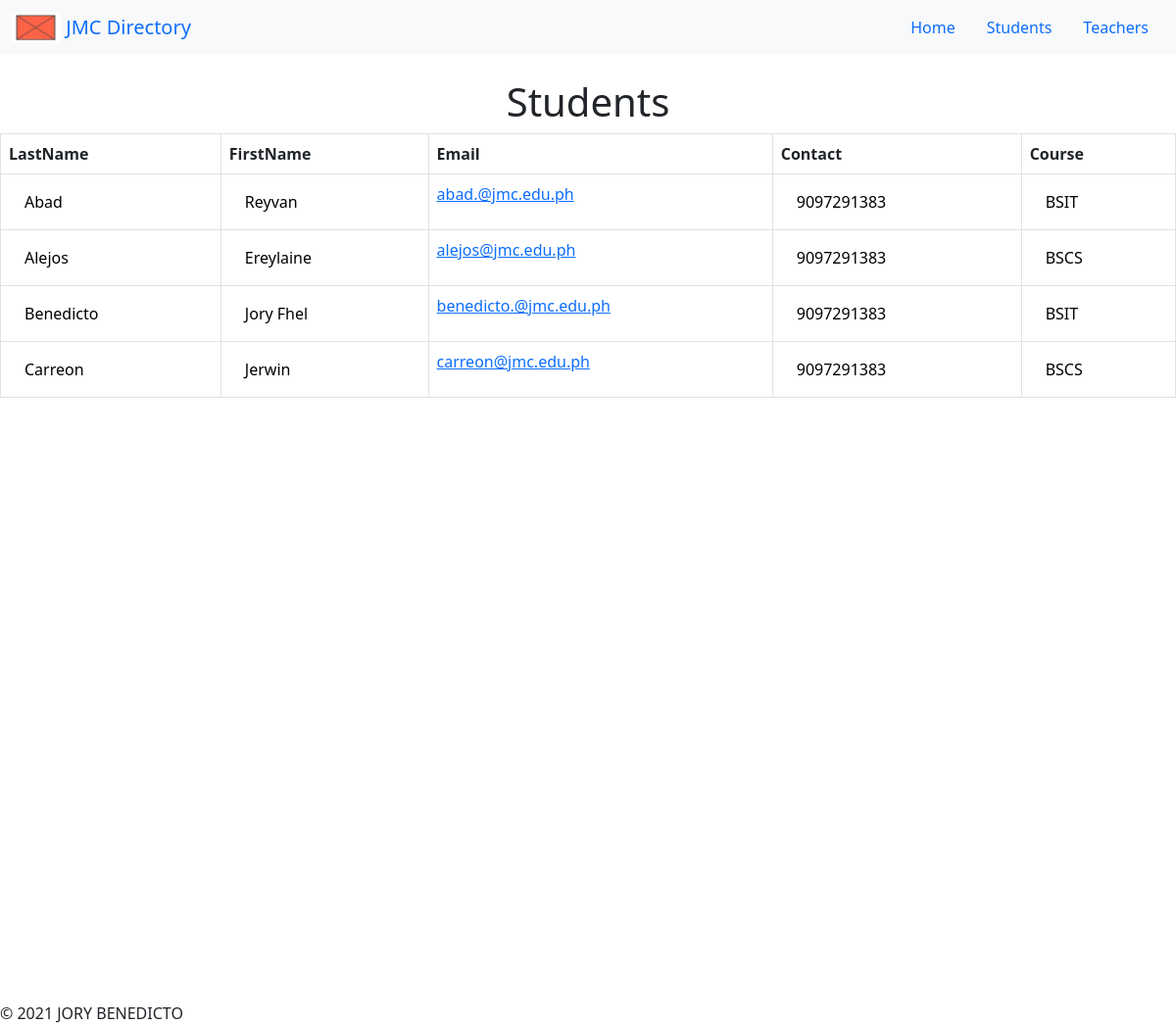
The page /students/ on the database its author committed.
### directory/models.py (models this page shows, shortened)
class Student(models.Model):
    lastName = models.CharField(max_length=100)
    firstName = models.CharField(max_length=100)
    email = models.CharField(max_length=100)
    contact = models.IntegerField()
    course = models.CharField(max_length=100)
    address = models.CharField(max_length=100)
    image = models.ImageField(upload_to='directory/images')

### directory/views.py (the view)
# urls.py: path('students/', views.all_students, name='all_students'),
def all_students(request):
    students = Student.objects.all()
    return render(request, 'directory/students.html', {'students': students})

### directory/templates/directory/students.html
{% extends 'directory/base.html' %}
{% block content %}
<br>
<h1 style="text-align:center"> Students</h1>
<table class="table table-hover table-bordered">
  <thead>
    <tr>
    <th scope="col">LastName</th>
    <th scope="col">FirstName</th>
    <th scope="col">Email</th>
    <th scope="col">Contact</th>
    <th scope="col">Course</th>
    </tr>
  </thead>
  <tbody>
    {% for student in students %}
    <tr>
     <td><a href="{% url 'directory:student' student.id %}" class="nav-link" style="color:black">{{student.lastName}}</a></td>
      <td><a href="{% url 'directory:student' student.id %}" class="nav-link" style="color:black">{{student.firstName}}</a></td>
      <td><a href="{% url 'directory:student' student.id %}">{{student.email}}</a></td>
      <td><a href="{% url 'directory:student' student.id %}" class="nav-link" style="color:black">{{student.contact}}</a></td>
      <td><a href="{% url 'directory:student' student.id %}" class="nav-link" style="color:black">{{student.course}}</a></td>
    </tr>
    {% endfor %}
  </tbody>
</table>
{% endblock %}

### directory/templates/directory/base.html (shortened to what this page needs)
{% load static %}
<!DOCTYPE html>
<html lang="en">
<head>
    <link href="https://cdn.jsdelivr.net/npm/bootstrap@5.0.0-beta3/dist/css/bootstrap.min.css" rel="stylesheet">
</head>
<body>
<nav class="navbar navbar-expand-lg navbar-black bg-light">
  <div class="container-fluid">
    <a class="navbar-brand" href="{% url 'directory:home' %}">
        <img src="{% static 'directory/envelope.PNG' %}" width="50" height="30" alt="envelope's logo" class="d-inline-block align-top">
        <span>JMC Directory</span>
    </a>
        <ul class="nav">
          <li class="nav-item">
            <a class="nav-link active" aria-current="page" href="{% url 'directory:home' %}"> Home </a>
          </li>
          <li class="nav-item">
            <a class="nav-link" href="{% url 'directory:all_students' %}"> Students </a>
          </li>
          <li class="nav-item">
            <a class="nav-link" href="{% url 'directory:all_teachers' %}"> Teachers </a>
          </li>
        </ul>
  </div>
</nav>
{% block content %}
{% endblock %}
</body>
</html>
© 2021 JORY BENEDICTO

### rows shown on the page
Student: lastName "Abad", firstName "Reyvan", email "abad.@jmc.edu.ph", contact "9097291383", course "BSIT"
Student: lastName "Alejos", firstName "Ereylaine", email "alejos@jmc.edu.ph", contact "9097291383", course "BSCS"
Student: lastName "Benedicto", firstName "Jory Fhel", email "benedicto.@jmc.edu.ph", contact "9097291383", course "BSIT"
Student: lastName "Carreon", firstName "Jerwin", email "carreon@jmc.edu.ph", contact "9097291383", course "BSCS"
